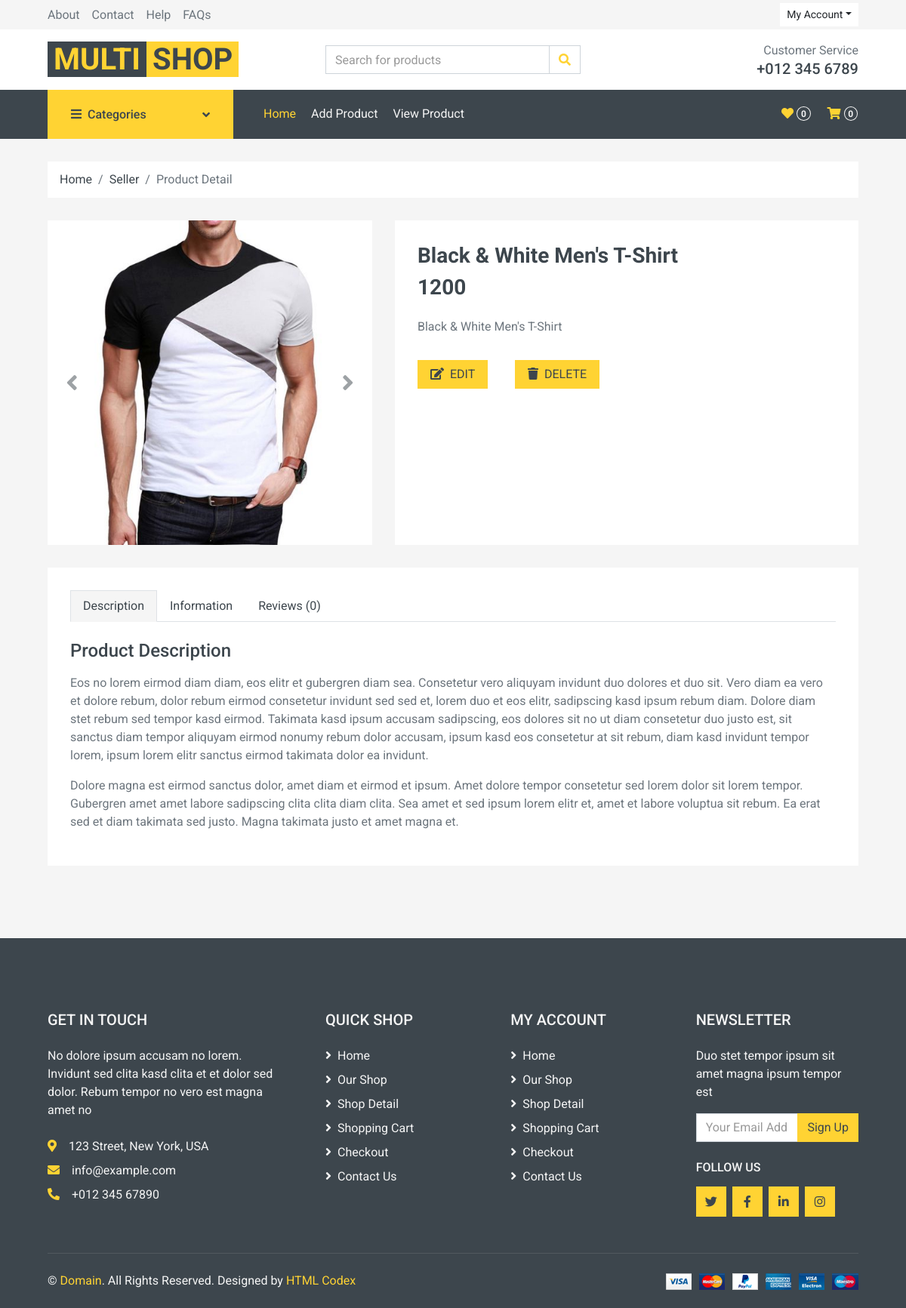
Page /seller-product-detail/1/ on the committed database.
### myapp/models.py (models this page shows, shortened)
class Product(models.Model):
	category=(
			('men','men'),
			('women','women'),
			('accessories','accessories')
		)
	seller=models.ForeignKey(User,on_delete=models.CASCADE)
	product_category=models.CharField(max_length=100,choices=category)
	product_name=models.CharField(max_length=100)
	product_price=models.PositiveIntegerField()
	product_desc=models.TextField()
	product_image=models.ImageField(upload_to="product_images/")

### myapp/views.py (the view)
# urls.py: path('seller-product-detail/<int:pk>/',views.seller_product_detail,name='seller-product-detail'),
def seller_product_detail(request,pk):
	product=Product.objects.get(pk=pk)
	return render(request,'seller-product-detail.html',{'product':product})

### myapp/templates/seller-product-detail.html (shortened to what this page needs)
{% extends 'seller-header.html' %}
{% load static %}
{% block content %}
<!DOCTYPE html>
<html lang="en">
<head>
</head>
<body>
    <div class="container-fluid">
        <div class="row px-xl-5">
            <div class="col-12">
                <nav class="breadcrumb bg-light mb-30">
                    <a class="breadcrumb-item text-dark" href="#">Home</a>
                    <a class="breadcrumb-item text-dark" href="#">Seller</a>
                    <span class="breadcrumb-item active">Product Detail</span>
                </nav>
            </div>
        </div>
    </div>
    <div class="container-fluid pb-5">
        <div class="row px-xl-5">
            <div class="col-lg-5 mb-30">
                <div id="product-carousel" class="carousel slide" data-ride="carousel">
                    <div class="carousel-inner bg-light">
                        <div class="carousel-item active">
                            <img class="w-100 h-100" src="{{product.product_image.url}}" alt="Image">
                        </div>
                    </div>
                    <a class="carousel-control-prev" href="#product-carousel" data-slide="prev">
                        <i class="fa fa-2x fa-angle-left text-dark"></i>
                    </a>
                    <a class="carousel-control-next" href="#product-carousel" data-slide="next">
                        <i class="fa fa-2x fa-angle-right text-dark"></i>
                    </a>
                </div>
            </div>
            <div class="col-lg-7 h-auto mb-30">
                <div class="h-100 bg-light p-30">
                    <h3>{{product.product_name}}</h3>
                    <h3 class="font-weight-semi-bold mb-4">{{product.product_price}}</h3>
                    <p class="mb-4">{{product.product_desc}}</p>
                    <div class="d-flex align-items-center mb-4 pt-2">
                        <a href="{% url 'seller-edit-product' pk=product.pk %}"><button class="btn btn-primary px-3"><i class="fa fa-edit mr-1"></i> EDIT</button></a>
                        <a href="{% url 'seller-delete-product' pk=product.pk %}"><button class="btn btn-primary px-3"><i class="fa fa-trash mr-1"></i> DELETE</button></a>
                    </div>
                </div>
            </div>
        </div>
        <div class="row px-xl-5">
            <div class="col">
                <div class="bg-light p-30">
                    <div class="nav nav-tabs mb-4">
                        <a class="nav-item nav-link text-dark active" data-toggle="tab" href="#tab-pane-1">Description</a>
                        <a class="nav-item nav-link text-dark" data-toggle="tab" href="#tab-pane-2">Information</a>
                        <a class="nav-item nav-link text-dark" data-toggle="tab" href="#tab-pane-3">Reviews (0)</a>
                    </div>
                    <div class="tab-content">
                        <div class="tab-pane fade show active" id="tab-pane-1">
                            <h4 class="mb-3">Product Description</h4>
                            <p>Eos no lorem eirmod diam diam, eos elitr et gubergren diam sea. Consetetur vero aliquyam invidunt duo dolores et duo sit. Vero diam ea vero et dolore rebum, dolor rebum eirmod consetetur invidunt sed sed et, lorem duo et eos elitr, sadipscing kasd ipsum rebum diam. Dolore diam stet rebum sed tempor kasd eirmod. Takimata kasd ipsum accusam sadipscing, eos dolores sit no ut diam consetetur duo justo est, sit sanctus diam tempor aliquyam eirmod nonumy rebum dolor accusam, ipsum kasd eos consetetur at sit rebum, diam kasd invidunt tempor lorem, ipsum lorem elitr sanctus eirmod takimata dolor ea invidunt.</p>
                            <p>Dolore magna est eirmod sanctus dolor, amet diam et eirmod et ipsum. Amet dolore tempor consetetur sed lorem dolor sit lorem tempor. Gubergren amet amet labore sadipscing clita clita diam clita. Sea amet et sed ipsum lorem elitr et, amet et labore voluptua sit rebum. Ea erat sed et diam takimata sed justo. Magna takimata justo et amet magna et.</p>
                        </div>
                    </div>
                </div>
            </div>
        </div>
    </div>
</body>
</html>
{% endblock %}

### rows in the picture
Product: product_image (picture), product_name "Black & White Men's T-Shirt", product_price "1200", product_desc "Black & White Men's T-Shirt"
